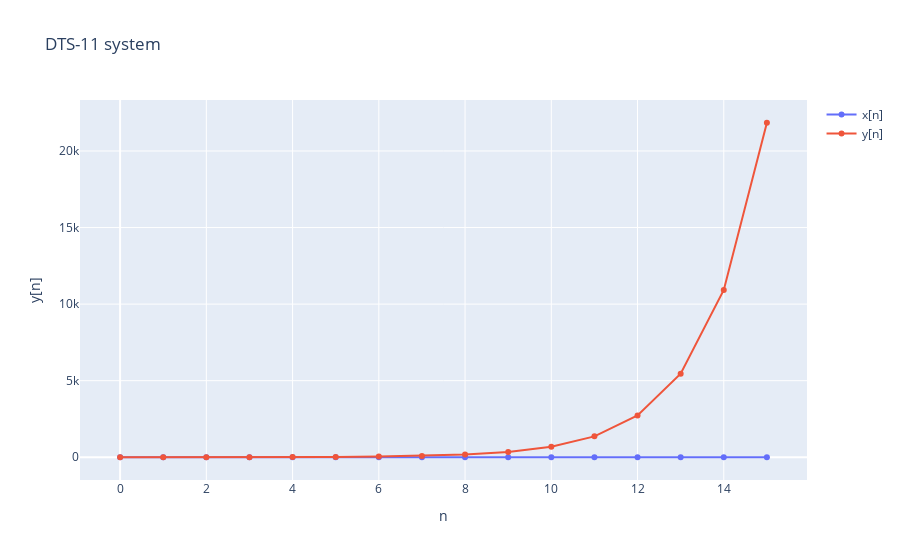

Source (notebook cell):
### Code cell
# Impulse response of DTS-11 system at least 16 iterations
x = np.zeros(16)
x[0] = 1
y = DTS_11(x)
fig = go.Figure()
fig.add_trace(go.Scatter(x=np.arange(len(x)), y=x, name='x[n]'))
fig.add_trace(go.Scatter(x=np.arange(len(y)), y=y, name='y[n]'))
fig.update_layout(title='DTS-11 system', xaxis_title='n', yaxis_title='y[n]')
fig.show()
print('DTS-11 system : ', y)

### Figure 1 — Plotly figure (JSON) as saved in the notebook; plotly's stock layout.template omitted (floating-point values rounded to 4 significant figures)
{"data": [{"name": "x[n]", "type": "scatter", "x": [0, 1, 2, 3, 4, 5, 6, 7, 8, 9, 10, 11, 12, 13, 14, 15], "y": [1, 0, 0, 0, 0, 0, 0, 0, 0, 0, 0, 0, 0, 0, 0, 0]}, {"name": "y[n]", "type": "scatter", "x": [0, 1, 2, 3, 4, 5, 6, 7, 8, 9, 10, 11, 12, 13, 14, 15], "y": [2, 0, 4, 4, 12, 20, 44, 84, 172, 340, 684, 1364, 2732, 5460, 10924, 21844]}], "layout": {"title": {"text": "DTS-11 system"}, "xaxis": {"title": {"text": "n"}}, "yaxis": {"title": {"text": "y[n]"}}}}
